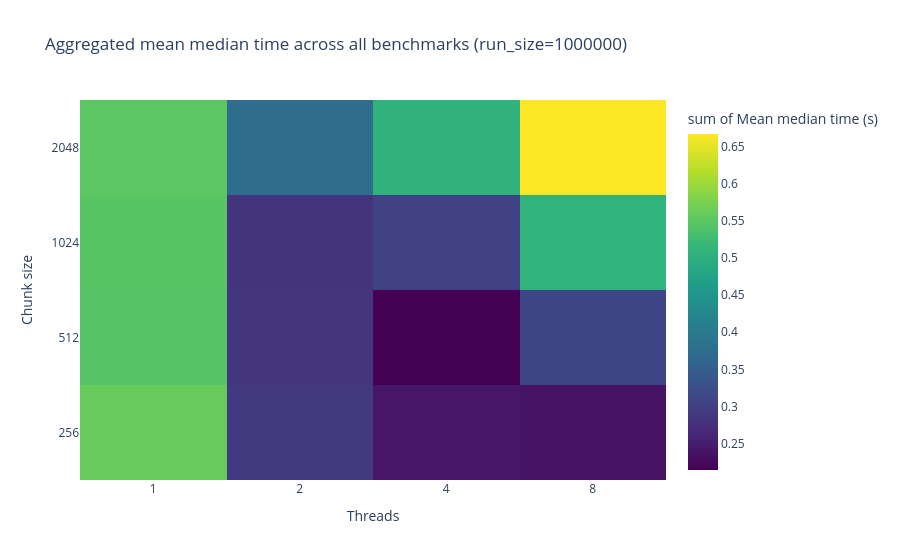

The notebook cell saved with this chart:
### Code cell
import plotly.express as px
import pandas as pd

# If you have the make_agg_df helper already, you can reuse it.
# Otherwise, here's an inline version focused on aggregation:

def make_agg_df_all_tests(df, run_size=None, agg="mean"):
    """
    Aggregate time_mid_seconds across all benchmarks
    for each (threads, chunk), at a given run_size.
    """
    d = df.copy()

    if run_size is None:
        run_size = d["run_size"].max()

    d = d[d["run_size"] == run_size]

    if d.empty:
        raise ValueError("No data for run_size={run_size}")

    g = (
        d.groupby(["threads", "chunk"], as_index=False)["time_mid_seconds"]
         .agg(agg)
         .rename(columns={"time_mid_seconds": "time_s"})
    )
    return g, run_size

# Build aggregated table over all tests
agg_df_all, rs = make_agg_df_all_tests(df, run_size=1000000, agg="mean")

# Interactive heatmap``
fig = px.density_heatmap(
    agg_df_all,
    x="threads",
    y="chunk",
    z="time_s",
    color_continuous_scale="Viridis",
    labels={
        "threads": "Threads",
        "chunk": "Chunk size",
        "time_s": "Mean median time (s)",
    },
    title=f"Aggregated mean median time across all benchmarks (run_size={rs})",
)

# Treat threads/chunk as categories so they show as discrete ticks
fig.update_xaxes(type="category")
fig.update_yaxes(type="category")

fig.show()

### Figure 1 — Plotly figure (JSON) as saved in the notebook; plotly's stock layout.template omitted (floating-point values rounded to 4 significant figures)
{"data": [{"coloraxis": "coloraxis", "histfunc": "sum", "hovertemplate": "Threads=%{x}<br>Chunk size=%{y}<br>sum of Mean median time (s)=%{z}<extra></extra>", "name": "", "type": "histogram2d", "x": [1, 1, 1, 1, 2, 2, 2, 2, 4, 4, 4, 4, 8, 8, 8, 8], "xaxis": "x", "xbingroup": "x", "y": [256, 512, 1024, 2048, 256, 512, 1024, 2048, 256, 512, 1024, 2048, 256, 512, 1024, 2048], "yaxis": "y", "ybingroup": "y", "z": [0.5608, 0.5444, 0.5472, 0.5509, 0.2906, 0.2841, 0.2831, 0.3753, 0.242, 0.2142, 0.3031, 0.5066, 0.2369, 0.3097, 0.508, 0.6673]}], "layout": {"coloraxis": {"colorbar": {"title": {"text": "sum of Mean median time (s)"}}, "colorscale": [[0, "#440154"], [0.1111, "#482878"], [0.2222, "#3e4989"], [0.3333, "#31688e"], [0.4444, "#26828e"], [0.5556, "#1f9e89"], [0.6667, "#35b779"], [0.7778, "#6ece58"], [0.8889, "#b5de2b"], [1, "#fde725"]]}, "legend": {"tracegroupgap": 0}, "title": {"text": "Aggregated mean median time across all benchmarks (run_size=1000000)"}, "xaxis": {"anchor": "y", "domain": [0, 1], "title": {"text": "Threads"}, "type": "category"}, "yaxis": {"anchor": "x", "domain": [0, 1], "title": {"text": "Chunk size"}, "type": "category"}}}
